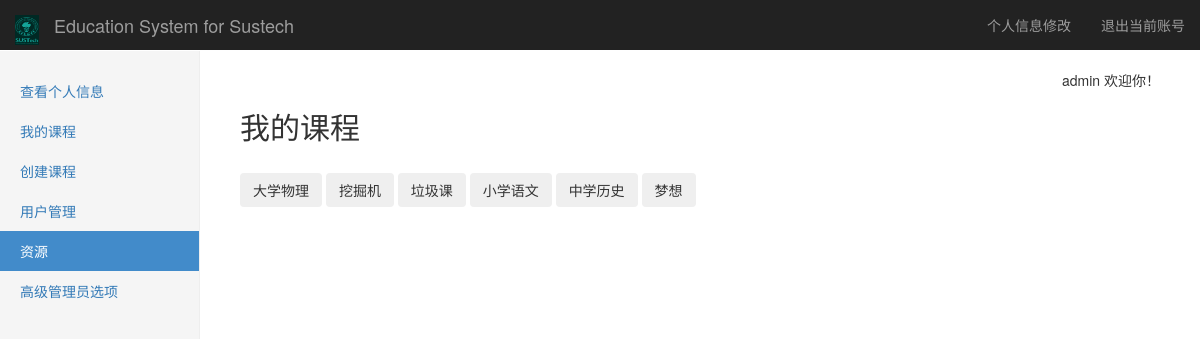
/resource (signed in), run on an earlier commit of the app's database.
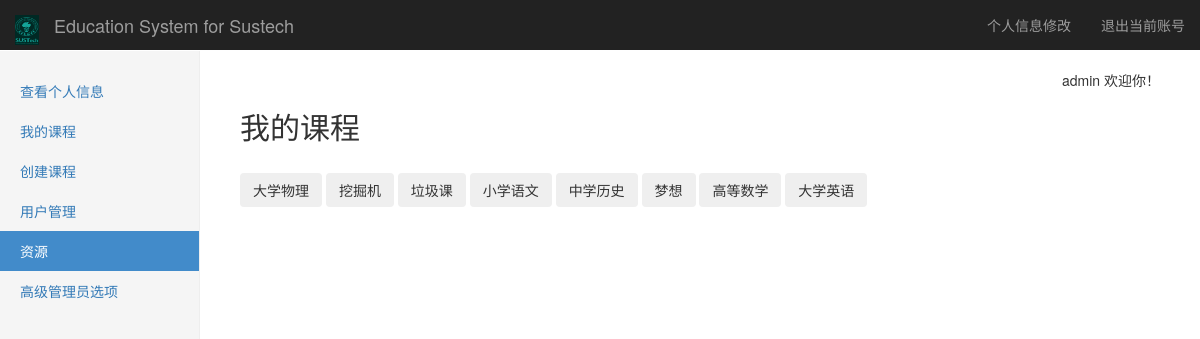
And on a later commit of the database.
### tables this page shows
CREATE TABLE "course" (
	`courseid`	INTEGER NOT NULL PRIMARY KEY AUTOINCREMENT,
	`teacherid`	int,
	`name`	string NOT NULL,
	`term`	string,
	`time`	string,
	`intro`	string
);

### Listener.py (the view, shortened to what this page needs)
@app.route(resource_url, methods=['GET','POST'], strict_slashes=False)
def resource():
    Course=SQL_Course(get_db())
    if not (session.get('login') and session.get('username') and session.get('privilege')):
        return redirect(url_for('logout'))
    username = session['username']
    p = session['privilege']
    sidebar = GetSideBar(GetBar(p), '资源')
    if (p == 1):
        mycourse = Course.SearchCourse_1(username)
    elif (p == 2):
        mycourse = Course.SearchCourse_2(username)
    elif (p == 3):
        mycourse = Course.SearchCourse_3()
    else:
        return redirect(url_for('logout'))
    course = request.args.get('course', '')
    if(course=="") or (not checkcourse(course, mycourse)):  #检查course是否存在，不存在则返回选择课页面
        return render_template("course_1.html", username=username, sidebar=sidebar, mycourse=mycourse, p=p)

### Config/Link_db.py (called while the page is built)
    def select(self,sql):
        try:
            self.__cursor.execute(sql)
            data = self.__cursor.fetchall()
            return data
        except:
            print("Error: unable to fecth data with sql query: "+sql)
            return False

    def close(self):
        if(self.__db!=None):
            self.__db.close()

### Listener.py (called while the page is built)
def get_db():   #使用flask的g对象，每次访问都会有个独立的g对象，保证线程的数据库操作的安全
    if not hasattr(g, 'db'):
        g.db = Link_db()
    return g.db

def GetBar(privilege):  #根据用户privilege返回不同的sidebar
    if(privilege==3):
        return adminbar
    elif(privilege==2):
        return teacherbar
    elif(privilege==1):
        return studentbar

### SQL_libarary/Func_lib.py (called while the page is built)
def GetSideBar(sidebar,activebar=None): #对sidebar进行整理并返回整理好的元组
    result=[]
    for key in sidebar:
        bar1={}
        bar1['name']=key
        bar1['href']=sidebar[key]
        if(activebar==key):
            bar1['active']='active'
        result.append(bar1)
    return result

### templates/course_1.html (shortened to what this page needs)
{% extends "layout.html" %}
{% block body %}
<h2>我的课程</h2>
<br/>
{% for course in mycourse %}
<button class="btn" onclick="go('{{ course.name }}');">{{ course.name }}</button>
{% endfor %}
{% endblock %}

What changed in the data, as far as the page shows it:
added course: name "高等数学"
added course: name "大学英语"
